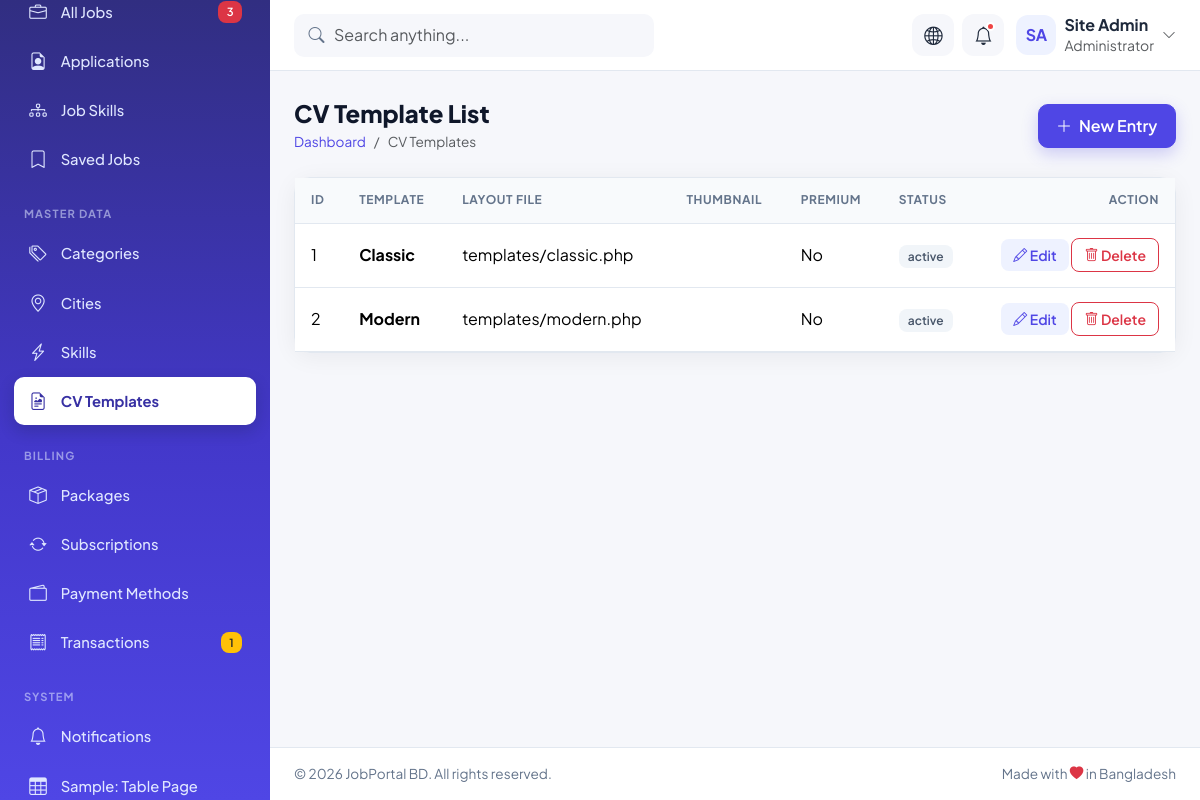
The app's page /jobs_portal/crud/cv_templates/index.php, older data.
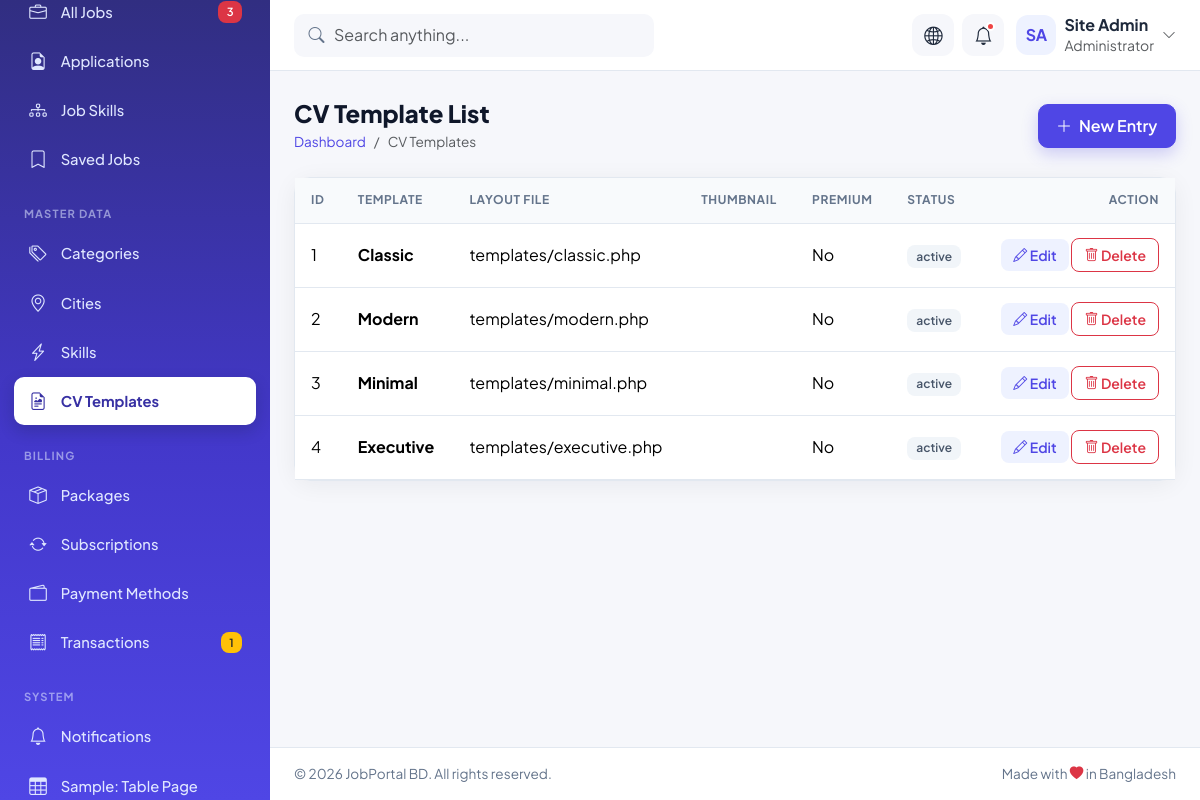
The same page, newer data.
### tables this page shows
CREATE TABLE `cv_templates` (
  `id` int UNSIGNED NOT NULL,
  `name` varchar(100) NOT NULL,
  `thumbnail` varchar(255) DEFAULT NULL,
  `layout_file` varchar(255) NOT NULL,
  `is_premium` tinyint(1) NOT NULL DEFAULT '0',
  `status` enum('active','inactive') NOT NULL DEFAULT 'active'
);

### jobs_portal/crud/cv_templates/index.php (the view, shortened to what the changed rows need)
<?php include_once("../../config/dbconfig.php"); ?>
<!DOCTYPE html>
<html lang="en">
<head>
  <link href="https://cdn.jsdelivr.net/npm/bootstrap@5.3.3/dist/css/bootstrap.min.css" rel="stylesheet">
  <link href="https://cdn.jsdelivr.net/npm/bootstrap-icons@1.11.3/font/bootstrap-icons.min.css" rel="stylesheet">
  <link href="../../assets/css/style.css" rel="stylesheet">
</head>
<body class="dash-body">
<div class="dash-wrapper">
  <div class="dash-main">
    <main class="dash-content">
      <div class="d-flex flex-wrap justify-content-between align-items-center gap-3 mb-4 page-title">
        <div>
          <h1>CV Template List</h1>
        </div>
      </div>
      <?php
      $rawData = $conn->query("SELECT * FROM cv_templates");
      ?>
      <div class="card-jp">
        <div class="table-responsive">
          <table class="table table-jp">
            <thead>
              <tr>
                <th>ID</th>
                <th>Template</th>
                <th>Layout File</th>
                <th>Thumbnail</th>
                <th>Premium</th>
                <th>Status</th>
                <th class="text-end">Action</th>
              </tr>
            </thead>
            <tbody>
            <?php
            while($row = $rawData->fetch_assoc()){
            ?>
              <tr>
                <td><?php echo $row['id']; ?></td>
                <td><strong><?php echo $row['name']; ?></strong></td>
                <td><?php echo $row['layout_file']; ?></td>
                <td><?php if($row['thumbnail']){ ?><a href="../../<?php echo $row['thumbnail']; ?>" target="_blank"><i class="bi bi-paperclip"></i> View</a><?php } ?></td>
                <td><?php echo $row['is_premium'] ? 'Yes' : 'No'; ?></td>
                <td><span class="badge badge-soft-secondary"><?php echo $row['status']; ?></span></td>
                <td class="text-end text-nowrap">
                  <a class="btn btn-sm btn-soft-primary" href="edit.php?id=<?php echo $row['id']; ?>"><i class="bi bi-pencil"></i> Edit</a>
                  <a onclick="return confirm('Are you sure to delete')"
                  class="btn btn-sm btn-outline-danger" href="delete.php?id=<?php echo $row['id']; ?>"><i class="bi bi-trash"></i> Delete</a>
                </td>
              </tr>
            <?php
            }
            ?>
            </tbody>
          </table>
        </div>
      </div>
    </main>
  </div>
</div>
</body>
</html>

Row changes from the older to the newer data that the page shows:
added cv_templates: id "3", name "Minimal", layout_file "templates/minimal.php", is_premium "No", status "active"
added cv_templates: id "4", name "Executive", layout_file "templates/executive.php", is_premium "No", status "active"
